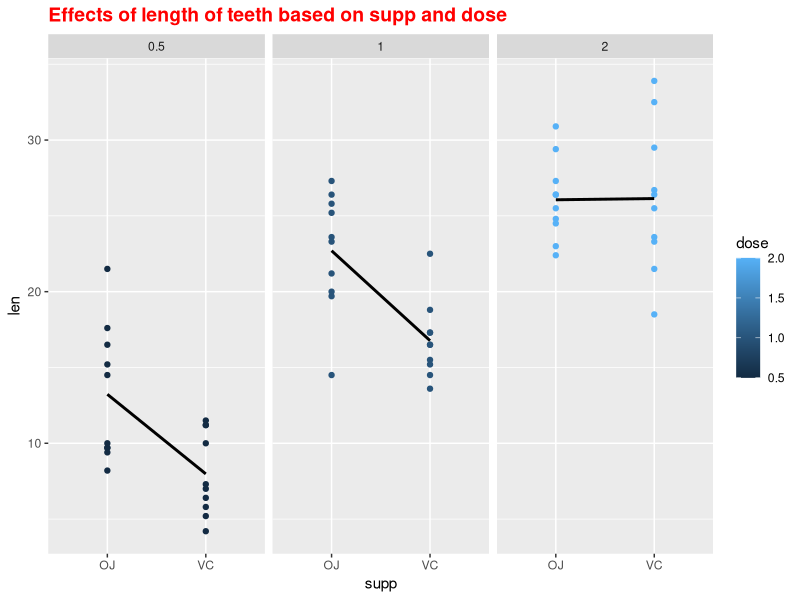

This chart was generated by the following R code: (Note: this script raises an error after producing the figure.)
## ---- chunk 1
library(data.table)
library(ggplot2)
data(ToothGrowth)

## First copy the ToothGrowth data set to a local variable 
TG <- ToothGrowth
## ---- chunk 2
## plot the raw data
g <- ggplot(TG,aes(x=supp,y=len,colour=dose))
g <- g+ggtitle("Effects of length of teeth based on supp and dose") + 
     theme(plot.title = element_text(size = 14, colour = 'red',face="bold"))
g <- g+geom_point()
g <- g+ stat_summary(aes(group = 1),fun.y = mean, geom="line",size=1,col="black")
g <- g+facet_grid(.~ dose)
g
## ---- chunk 3
## Let's see how much data we have
dim(TG)

## A summary look at the data
summary(TG)

## Take a look at the column names
names(TG)

## Check out the values for the supplement and dose columns
table(TG$supp)

table(TG$dose)

## Show some of the values of the tooth length (len) column
head(TG$len)

## What are the data types of each column
str(TG)
## ---- chunk 4
## t interval testing of supp vs. len
t.test(len ~ supp, paired = FALSE, var.equal = FALSE,data = TG)
## ---- chunk 5
## t interval testing of supp vs. len for each dose value
## Create subsets of the data using the dose values 
D1 <- subset(TG,dose == 0.5)

t.test(len ~ supp,paired = FALSE,var.equal = FALSE,data=D1)
## ---- chunk 6
D2 <- subset(TG,dose == 1.0)

t.test(len ~ supp,paired = FALSE,var.equal = FALSE,data=D2)
## ---- chunk 7
D3 <- subset(TG,dose == 2.0)

t.test(len ~ supp,paired = FALSE,var.equal = FALSE,data=D3)
